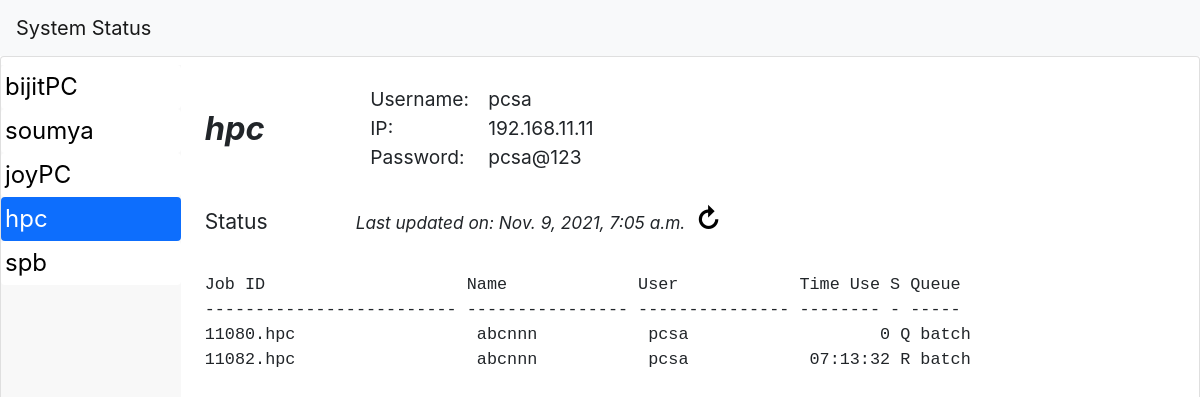
Page /home/hpc on the committed database.
### jobstat/models.py (models this page shows, shortened)
class remoteModel(models.Model):
    remoteName = models.CharField(max_length=100)   # a short/nick name for the server
    remoteIP = models.GenericIPAddressField()       # server ip address
    remotePORT = models.IntegerField(default=22)    # server port
    username = models.CharField(max_length=100)     # username
    password = models.CharField(max_length=100)     # password
    remoteType = models.CharField(max_length=100,choices=[
        ('workstation',"Workstation/PC"),  # 2ns one shows in the list options
        ('cluster',"Cluster"),
        ('qsubcluster',"qsubClsuter"),
    ],default="Workstation")
    remoteCommand= models.TextField(blank=True, null=True)
    remoteStatus = models.TextField(blank=True, null=True)
    lastUpdated = models.DateTimeField(null=True, blank=True)

### jobstat/views.py (the view)
# urls.py: path(r'home/<str:rName>',views.detail, name='detail'),
def detail(request, rName):
    print(request.META.get('REMOTE_ADDR'))
    return render(request, 'index.html',{
        'server':getServersNames(),
        'data':remoteModel.objects.get(remoteName=rName),
        'selected':rName
    })

### jobstat/views.py (called while the page is built)
def getServersNames():
    return [n for n, in remoteModel.objects.values_list('remoteName')]

### jobstat/templates/index.html (shortened to what this page needs)
{% load static %}
<!doctype html>
<html lang="en">
<head>
    <link rel="stylesheet" href="{% static  'bootstrap.min.css' %}">
</head>
<body>
    <nav class="navbar navbar-expand-lg navbar-light bg-light">
        <a class="navbar-brand" href="#">System Status</a>
    </nav>
    <div id="root" class="card py-2">
        <div id="sidebar">
            {% for s in server %}
            <a href="{% url 'detail' s %}">
                {% if s == data.remoteName %}
                    <div class="serverItem card p-1 selected">
                {% else %}
                    <div class="serverItem card p-1">
                        {% endif %}
                        {{s}}
                    </div>
            </a>
            {% endfor %}
        </div>
        <div id="detailPanel" class="px-4">
            <div style="display: flex; ">
                <div class='name'>{{data.remoteName}}</div>
                <div class="card-body grid">
                    <div class="info">Username:  </div> <div>{{data.username}}</div>
                    <div class="info">IP: </div> <div>{{data.remoteIP}}</div>
                    <div class="info">Password: </div> <div>{{data.password}}</div>
                </div>
            </div>
            <div class="py-2 mb-4">
                <div class="inb status"> Status </div>
                <div class="info inb update">Last updated on: {{data.lastUpdated}}</div>
                <a href="{% url 'refresh' selected %}">
                    <div style="display: inline-block; font-size: 1.4em; font-weight: bolder;">
                        &#8635;
                    </div>
                </a>
            </div>
            <div style="overflow: auto;">
                <pre>{{ data.remoteStatus}}</pre>
            </div>
        </div>
    </div>
</body>
</html>

### jobstat/templates/index.html (style rules this page uses)
html, body { height: 100vh; margin: 0; width: 100%; display: flex; flex-flow: column; overflow: hidden; }
#root { display: flex; flex-flow: row; width: 100%; flex-grow: 1; min-height: 100px; }
#sidebar { width: 15%; font-size: 1.5em; background-color: rgb(248, 248, 248); }
#detailPanel { width: 85%; font-size: 1.2em; display: flex; flex-flow: column; }
.serverItem { border: none !important; }
.selected { color: #fff; background-color: #0d6efd; }
a, a:hover { color: black; text-decoration: none; }
.name { font-size: 1.7em; font-weight: bold; font-style: italic; margin: auto; min-width: 15%; }
.inb { display: inline-block; }
.status { min-width: fit-content; width: 15%; font-size: 1.1em; }
.update { font-style: italic; font-size: .9em; padding-right: 5px; min-width: fit-content; }
.grid { display: grid; grid-template-columns: auto 1fr; grid-column-gap: 1em ; }

### rows in the picture
remoteModel: remoteName "hpc", username "pcsa", remoteIP "192.168.11.11", password "pcsa@123", lastUpdated "Nov. 9, 2021, 7:05 a.m.", remoteStatus "Job ID Name User Time Use S Queue ------------------------- ---------------- --------------- -------- - ----- 11080.hpc abcnnn pcsa 0 Q batch 11082.hpc abcnnn pcsa 07:13:32 R batch"

### other values in the picture
{{ s }} "bijitPC" "soumya" "joyPC" "hpc" "spb"
